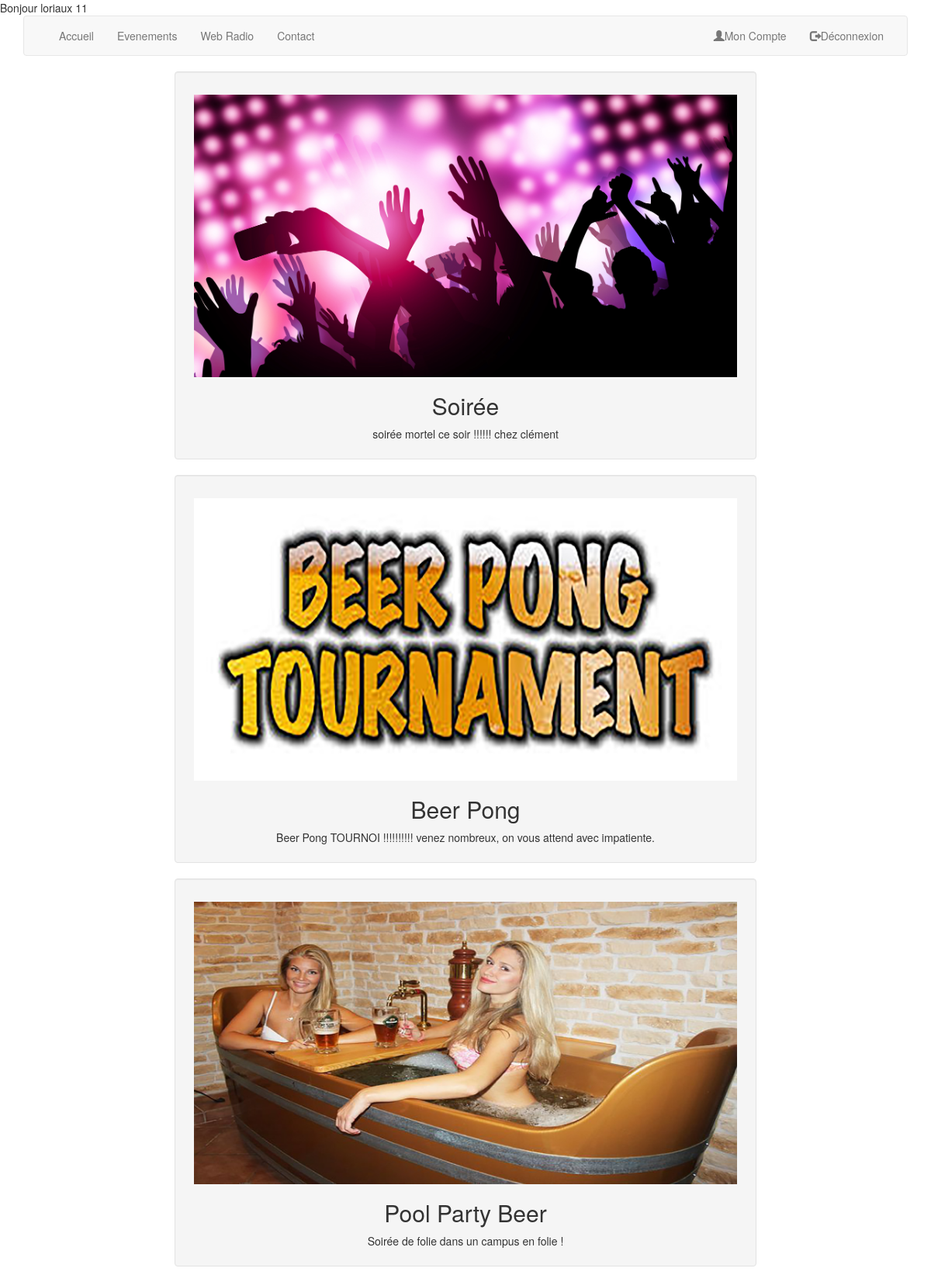
Screenshot of /evenement.php (signed in) with the database file from the repository.
### tables this page shows
CREATE TABLE IF NOT EXISTS `evenement` (
  `even_id` int(11) NOT NULL AUTO_INCREMENT,
  `even_nom` varchar(150) DEFAULT NULL,
  `even_adrl1` varchar(250) DEFAULT NULL,
  `even_adrl2` varchar(250) DEFAULT NULL,
  `even_cp` char(5) DEFAULT NULL,
  `even_ville` varchar(150) DEFAULT NULL,
  `even_chemin` varchar(250) NOT NULL,
  `even_comm` varchar(400) NOT NULL,
  PRIMARY KEY (`even_id`)
);

### evenement.php (the view, shortened to what this page needs)
<?php
	include_once('fonctions.php');
	$idConn=openDB();
?>
<!DOCTYPE html>
<html>
  <head>
	<link rel="stylesheet" href="https://code.getmdl.io/1.3.0/material.orange-indigo.min.css" />
  	</head>
  	<body style="background:url('http://le-cartel.fr/heberg/background_login.jpg') center;">
			<div class="container">
			</div>
			<div style="display: flex; flex-direction: column; align-items: center; justify-content: center;">
			<?php
			if(!empty($_POST['even_nom']) AND !empty($_POST['even_chemin']) AND !empty($_POST['even_adrl1']) AND !empty($_POST['even_comm']) AND !empty($_POST['even_cp']) AND !empty($_POST['even_ville'])) {
				$even_nom= $_POST['even_nom'];
				$even_chmImg=$_POST['even_chemin'];
				$even_adl1=$_POST['even_adrl1'];
				$even_adl2=$_POST['even_adrl2'];
				$even_cp=$_POST['even_cp'];
				$even_ville=$_POST['even_ville'];
				$even_comm=$_POST['even_comm'];
				$SQLQuery="INSERT INTO evenement(even_nom,even_chemin,even_adrl1,even_adrl2,even_cp,even_ville,even_comm) VALUES('$even_nom','$even_chmImg','$even_adl1','$even_adl2','$even_cp','$even_ville','$even_comm')";
				mysqli_query($idConn,$SQLQuery);
				$SQLQuery='SELECT * FROM evenement';
				$SQLResult=mysqli_query($idConn,$SQLQuery);
				$card='';
				while($SQLRow=mysqli_fetch_array($SQLResult)){
						print($SQLRow['even_nom'].'<br/>	  '.$SQLRow['even_comm']);
					print($card);
				}
			}
			else{
				$SQLeveAff = "SELECT * FROM evenement";
				$SQLresult = mysqli_query($idConn,$SQLeveAff);
				$card='';
				print('<div class="container" ');
				print('<div class="row">');
				print('<center>');
				while($SQLRow = mysqli_fetch_array($SQLresult)){
						$card.='<div class="well" style="width:750px;height:500px;">
          <h4><img style="width:700px;" src="'.$SQLRow['even_chemin'].'" /></h4>
          <h2 style="z-index:1;"" class="mdl-card__title-text">'.$SQLRow['even_nom'].'</h2>
          <div style="z-index:1; class="mdl-card__supporting-text">
								'.$SQLRow['even_comm'].'
							</div>
        </div>';
				}
				print($card);
				print('</center>');
				print('</div>');
				print('</div>');
			}
			?>
	</body>
</html>

### css/styles.css (style rules this page uses)
body { height: 100%; min-height: 100%; position:relative; }

### rows the page displays
evenement: even_chemin (picture), even_nom "Soirée", even_comm "soirée mortel ce soir !!!!!! chez clément"
evenement: even_chemin (picture), even_nom "Beer Pong", even_comm "Beer Pong TOURNOI !!!!!!!!!! venez nombreux, on vous attend avec impatiente."
evenement: even_chemin (picture), even_nom "Pool Party Beer", even_comm "Soirée de folie dans un campus en folie !"

### other values shown
$_SESSION['uti_prenom'] "loriaux"
$_SESSION['uti_id'] "11"
